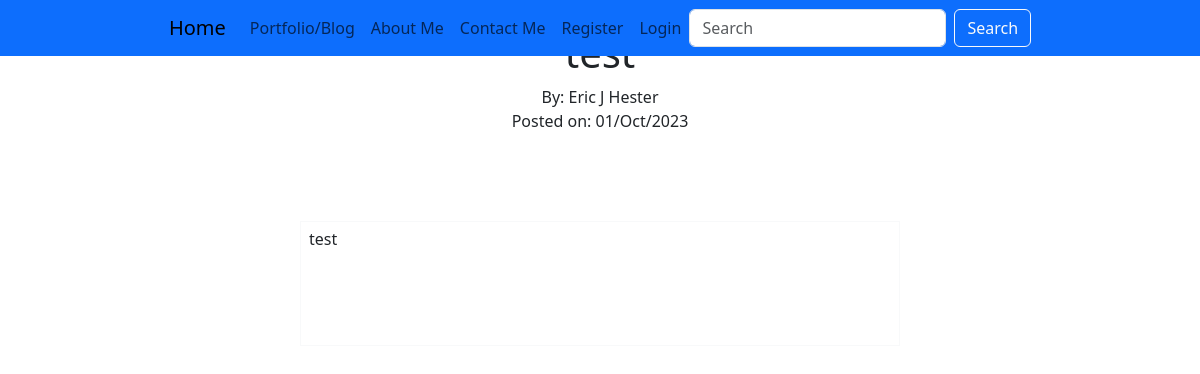
The page /portfolio/1 on the database its author committed.
### appcopy.py (models this page shows, shortened)
class Users(db.Model, UserMixin):
    id            = db.Column(db.Integer, primary_key=True)
    username      = db.Column(db.String(255), nullable=False, unique=True)
    name          = db.Column(db.String(100), nullable=False)
    email         = db.Column(db.String(150), nullable=False, unique=True)
    date_added    = db.Column(db.DateTime, nullable=False, default=datetime.now())
    password_hash = db.Column(db.String(128))
    posts         = db.relationship("Posts", backref='poster')
    @property
    def password(self):
        raise AttributeError('Password is not readable!')

class Posts(db.Model):
    id          = db.Column(db.Integer, primary_key=True)
    title       = db.Column(db.String(255))
    slug        = db.Column(db.String(255))
    content     = db.Column(db.Text)
    date_posted = db.Column(db.DateTime, default=datetime.now())
    poster_id   = db.Column(db.Integer, db.ForeignKey("users.id"))

### appcopy.py (the view)
@app.route('/portfolio/<int:id>')
def post_page(id):
    post = Posts.query.get_or_404(id)
    return render_template('post_page.html', post=post)

### webforms.py
class SearchForm(FlaskForm):
    searched       = StringField("Searched", validators=[DataRequired()])
    submit        = SubmitField("Search")

### appcopy.py (called while the page is built)
@app.context_processor
def base():
    form = SearchForm()
    return dict(form=form)

### templates/post_page.html (shortened to what this page needs)
{% extends 'base.html' %}
{% block content %}
<div class="content">
    <br/>
    <div class="container">
        <div class="row justify-content-center">
            <div class="col-md-8">
                <center><h1>{{ post.title }}</h1></center>
                <center><p>By: {{ post.poster.name }}
                    <br/>
                    Posted on: {{ post.date_posted.strftime("%d/%b/%Y") }}
                </p></center>
            </div>
        </div>
    </div>
    <br/>
    <br/>
    <br/>
    <div class="container border border-light w-50 p-2">
        <div class="justify-content-center start-0">
                <h6>{{ post.content|safe }}</h6>
                <br/>
                <br/>
                <br/>
        </div>
    </div>
    <br/>
    <br/>
    <br/>
{% endblock %}

### static/style.css (style rules this page uses)
.content { margin-top: 5px !important; }

### rows shown on the page
Users: poster.name "Eric J Hester"
Posts: date_posted "01/Oct/2023", content "test"
